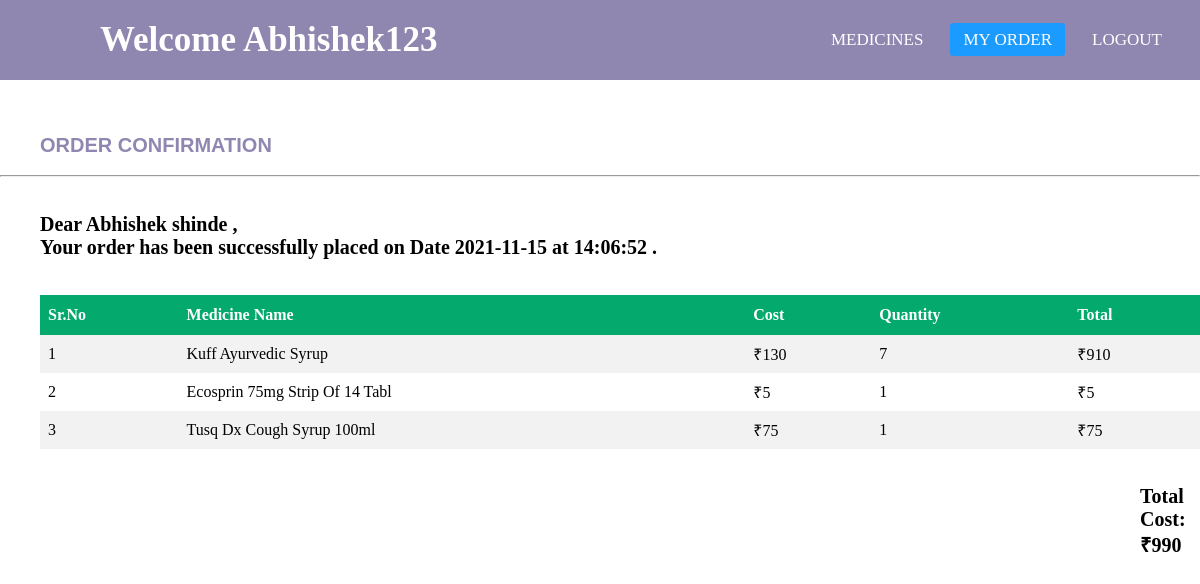
The app's page /Dat/check_order.php (signed in) with its own data.
### tables this page shows
CREATE TABLE `customer` (
  `id` int(20) NOT NULL,
  `name` varchar(30) NOT NULL,
  `username` varchar(30) NOT NULL,
  `password` varchar(30) NOT NULL,
  `mobile` int(30) NOT NULL,
  `email` varchar(30) NOT NULL,
  `dob` date NOT NULL,
  `address` varchar(30) NOT NULL
);

CREATE TABLE `orders` (
  `sr_no` int(20) NOT NULL,
  `name` varchar(30) NOT NULL,
  `id` int(30) NOT NULL,
  `medname` varchar(30) NOT NULL,
  `price` int(30) NOT NULL,
  `total` int(30) NOT NULL,
  `quantity` int(30) NOT NULL,
  `date` date NOT NULL,
  `time` time NOT NULL,
  `ord` int(20) NOT NULL
);

### Dat/check_order.php (the view, shortened to what this page needs)
<?php
include 'config.php';
$name=$_SESSION['username'];
$sql ="select name from customer where username='$name'";
	   $records = mysqli_query($conn,$sql);
       while($data = mysqli_fetch_array($records))
       {
	        $namedata=$data['name'] ;
       }
?>
<?php
          include 'config.php';
          $name=$_SESSION['username'];
          $sql ="SELECT MAX(ord) AS ord FROM orders;";
          $records = mysqli_query($conn,$sql);
           while($data=mysqli_fetch_array($records))
          {
             $ord_no=$data['ord'] ;
          }
         $sql ="select * from orders where name='$name'AND ord='$ord_no'";
	     $records = mysqli_query($conn,$sql);
         while($data = mysqli_fetch_array($records))
         {
			$time=$data['time'];
			$date=$data['date'];
			 ?>
	      <?php
		 }
?>
<!DOCTYPE html>
<html>
<head>
  <link rel="stylesheet" href="homepagecss.css">
</head>
<body>
   <form method="post" action="">
   <nav>
	      <label class="logo"><?php echo("Welcome ".$_SESSION['username']);?></label>
	      <ul>
			  <li><a href="welcome.php">Medicines</a></li>
			  <li><a class="active7" href="check_order.php">My Order</a></li>
			  <li><a href="logout.php">Logout</a></li>
          </ul>
	  </nav>
	</form>
	  <?php
	      $n=0;
          include 'config.php';
          $name=$_SESSION['username'];
          $sql ="select name from orders where name='$name'";
	      $records = mysqli_query($conn,$sql);
          while($data = mysqli_fetch_array($records))
          {
	         $n=$data['name'] ;
          }
	  ?>
	  <?php
	    if($n)
		{
	  ?>
	  <br><br><br>
	  <h1>ORDER CONFIRMATION</h1><br><hr>
	   <br><br>
	   <div class="div1">
	   <b><h2>Dear <?php echo $namedata;?> ,<br>Your order has been successfully placed on Date <?php echo($date);?> at <?php echo($time);?> .</h2><br></b>
	   <table style="width:100%">
       <tr height="40px">
       <th>Sr.No</th>
	   <th>Medicine Name</th>
	   <th>Cost</th>
       <th>Quantity</th>
	   <th>Total</th>
       </tr>
	    <?php
	     $x=1;
		 $sum=0;
         include 'config.php';
		 $ord_no=$_SESSION['ord'];;
        $sql ="select * from orders where name='$name'AND ord='$ord_no'";
	     $records = mysqli_query($conn,$sql);
         while($data = mysqli_fetch_array($records))
         {
	        $medname=$data['medname'] ;
			$price=$data['price'];
			$total=$data['total'];
			$quantity=$data['quantity'];
            $sum=$total+$sum;
			 ?>
	       <tr>
           <td><?php echo $x; ?></td>
	       <td><?php echo $medname; ?></td>
	       <td><?php echo "₹".$price; ?></td>
	       <td><?php echo $quantity; ?></td>
	       <td><?php echo "₹".$total; ?></td>
           </tr>
	      <?php
	       $x=$x+1;
		 }
	     ?>
	  <br>
	  </table><br><br>
	  <b><h3>Total Cost: <?php echo("₹".$sum);?></h3></b><br><br>
	  <?php
	    }
		else
	    {
	  ?>
	    <br><br><br><br><br><br><br><br><br>
	    <h4>SORRY YOU HAVE NOT PLACED ANY ORDER YET...</h4>
	  <?php
		}
	  ?>
	 </div>
</body>
</html>

### Dat/homepagecss.css (style rules this page uses)
* { padding:0; margin:0; text-decoration:none; list-style:none; box-sizing:border-box; }
body { font-family:montserrat; }
nav { background:rgb(144,135,176); height:80px; width:100%; }
label.logo { color:white; font-size:35px; line-height:80px; padding:0 100px; font-weight:bold; }
nav ul { float:right; margin-right:20px; }
nav ul li { display:inline-block; line-height:80px; margin:0 5px; }
nav ul li a { color:white; font-size:17px; padding:7px 13px; border-radius:3px; text-transform:uppercase; }

### Dat/check_order.php (style rules this page uses)
a.active7,a:hover { background:#1b9bff; transition:.5s; }
h1 { color:rgb(144,135,176);font-family:arial;font-size:20px;margin-left: 40px; }
.div1 { margin-left: 40px; }
h3 { margin-left:1100px;font-size:20px; }
h2 { font-size:20px; }
table { border-collapse: collapse; }
th, td { text-align: left; padding: 8px; }
tr:nth-child(even) { background-color: #f2f2f2 }
th { background-color: #04AA6D; color: white; }

### records on screen
customer: name "Abhishek shinde"
orders: date "2021-11-15", time "14:06:52", medname "Tusq Dx Cough Syrup 100ml", price "75", quantity "1", total "75"
orders: medname "Kuff Ayurvedic Syrup", price "130", quantity "7", total "910"
orders: medname "Ecosprin 75mg Strip Of 14 Tabl", price "5", quantity "1", total "5"

### other values on screen
$_SESSION['username'] "Abhishek123"
$sum "990"
